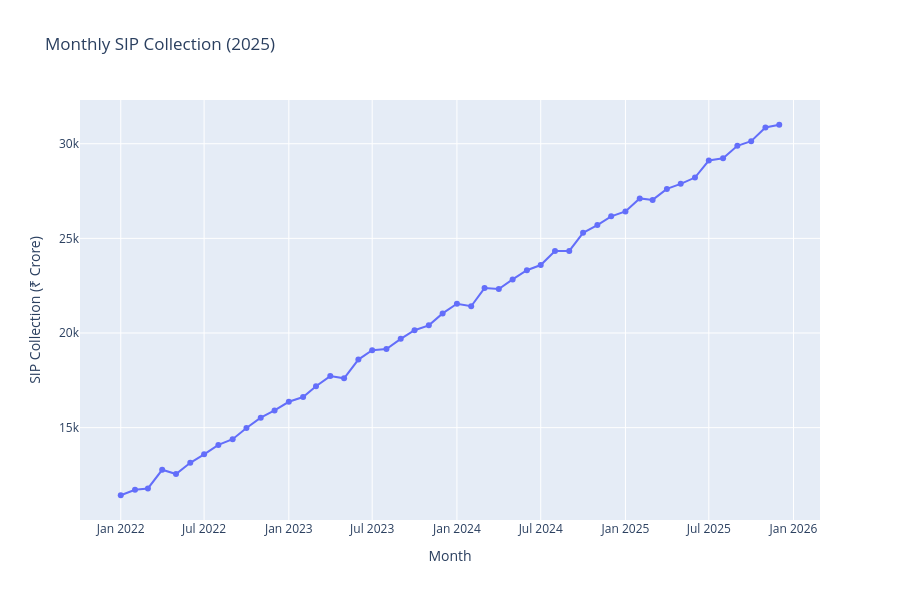

Notebook cell for this chart:
### Code cell
fig = px.line(
    sip,
    x="month",
    y="sip_inflow_cr",
    title="Monthly SIP Collection (2025)",
    markers=True
)

fig.update_layout(
    xaxis_title="Month",
    yaxis_title="SIP Collection (₹ Crore)",
    height=600
)

fig.show()

### Figure 1 — Plotly figure (JSON) as saved in the notebook; plotly's stock layout.template omitted (floating-point values rounded to 4 significant figures)
{"data": [{"hovertemplate": "month=%{x}<br>sip_inflow_cr=%{y}<extra></extra>", "legendgroup": "", "line": {"color": "#636efa", "dash": "solid"}, "marker": {"symbol": "circle"}, "mode": "lines+markers", "name": "", "orientation": "v", "showlegend": false, "type": "scatter", "x": ["2022-01", "2022-02", "2022-03", "2022-04", "2022-05", "2022-06", "2022-07", "2022-08", "2022-09", "2022-10", "2022-11", "2022-12", "2023-01", "2023-02", "2023-03", "2023-04", "2023-05", "2023-06", "2023-07", "2023-08", "2023-09", "2023-10", "2023-11", "2023-12", "2024-01", "2024-02", "2024-03", "2024-04", "2024-05", "2024-06", "2024-07", "2024-08", "2024-09", "2024-10", "2024-11", "2024-12", "2025-01", "2025-02", "2025-03", "2025-04", "2025-05", "2025-06", "2025-07", "2025-08", "2025-09", "2025-10", "2025-11", "2025-12"], "xaxis": "x", "y": [11430.0, 11720.0, 11790.0, 12770.0, 12550.0, 13140.0, 13590.0, 14090.0, 14390.0, 14980.0, 15530.0, 15910.0, 16370.0, 16620.0, 17190.0, 17720.0, 17610.0, 18600.0, 19090.0, 19150.0, 19690.0, 20140.0, 20400.0, 21040.0, 21550.0, 21410.0, 22370.0, 22320.0, 22830.0, 23320.0, 23590.0, 24340.0, 24340.0, 25290.0, 25700.0, 26160.0, 26420.0, 27110.0, 27030.0, 27610.0, 27880.0, 28210.0, 29110.0, 29230.0, 29890.0, 30140.0, 30860.0, 31000.0], "yaxis": "y"}], "layout": {"height": 600, "legend": {"tracegroupgap": 0}, "title": {"text": "Monthly SIP Collection (2025)"}, "xaxis": {"anchor": "y", "domain": [0, 1], "title": {"text": "Month"}}, "yaxis": {"anchor": "x", "domain": [0, 1], "title": {"text": "SIP Collection (₹ Crore)"}}}}
